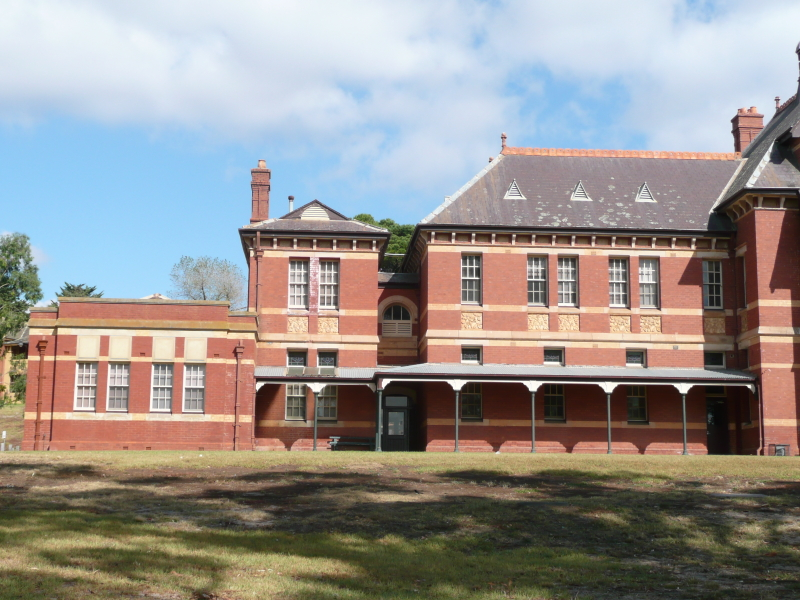
#> input picture stiching/974-1.jpg, 800 x 600 px, given in place of the camera
$ python hsvtrack.py
#> lines starting #> are read from the running program, lines starting #| are printed output that depends on the picture; after the words box and inside, x2 and y2 are one past the last pixel; in counts of white or black regions, pixels touching at a corner belong together
# -*- coding: utf-8 -*-
"""
Created on Tue Jan 24 13:58:35 2017

@author: Admin
"""

import cv2
import numpy as np
#optional argument
def nothing(x):
    pass
cap = cv2.VideoCapture(0)
cv2.namedWindow('image')

#easy assigments
hh='Hue High'
hl='Hue Low'
sh='Saturation High'
sl='Saturation Low'
vh='Value High'
vl='Value Low'

cv2.createTrackbar(hl, 'image',0,179,nothing)
#> slider 'Hue Low' is set to 35
cv2.createTrackbar(hh, 'image',0,179,nothing)
#> slider 'Hue High' is set to 179
cv2.createTrackbar(sl, 'image',0,255,nothing)
#> slider 'Saturation Low' is set to 51
cv2.createTrackbar(sh, 'image',0,255,nothing)
#> slider 'Saturation High' is set to 255
cv2.createTrackbar(vl, 'image',0,255,nothing)
#> slider 'Value Low' is set to 51
cv2.createTrackbar(vh, 'image',0,255,nothing)
#> slider 'Value High' is set to 255

while(1):
    _,frame=cap.read()
#> frame is the input picture: shape (600, 800, 3); mean B, G, R 142.7, 146.1, 151
    # frame = cv2.imshow()
    frame = cv2.resize(frame, None, fx=0.5, fy=0.5, interpolation=cv2.INTER_CUBIC)
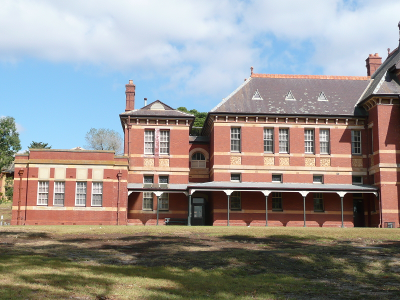
#> frame: shape (300, 400, 3); mean B, G, R 142.7, 146.1, 151
    frame = cv2.GaussianBlur(frame, (5, 5), 0)
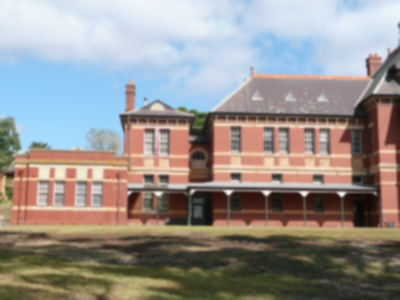
#> frame: shape (300, 400, 3); mean B, G, R 142.7, 146.1, 151
    #convert to HSV from BGR
    hsv = cv2.cvtColor(frame, cv2.COLOR_BGR2HSV)
#> hsv: shape (300, 400, 3); mean H, S, V 54.4, 70.5, 169


    #read trackbar positions for all
    hul=cv2.getTrackbarPos(hl, 'image')
    huh=cv2.getTrackbarPos(hh, 'image')
    sal=cv2.getTrackbarPos(sl, 'image')
    sah=cv2.getTrackbarPos(sh, 'image')
    val=cv2.getTrackbarPos(vl, 'image')
    vah=cv2.getTrackbarPos(vh, 'image')
    #make array for final values

    HSVLOW=np.array([hul,sal,val])
    HSVHIGH=np.array([huh,sah,vah])

    #apply the range on a mask
    mask = cv2.inRange(hsv,HSVLOW, HSVHIGH)
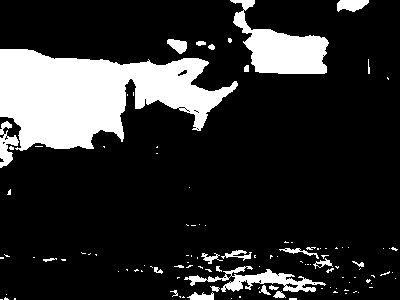
#> mask: shape (300, 400); 17.7% white; 113 white regions (89 under 20 px), largest, box (x1, y1, x2, y2) and area: (0, 49, 238, 151) 14258, (230, 0, 329, 74) 3379, (184, 266, 326, 292) 1281
    res = cv2.bitwise_and(frame,frame, mask =mask)
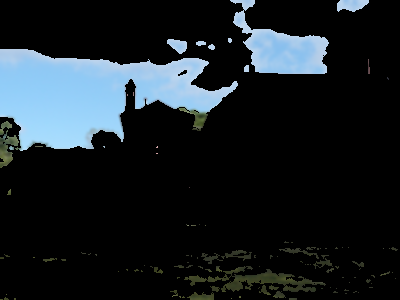
#> res: shape (300, 400, 3); mean B, G, R 37.5, 32.8, 25.8
    res_not = cv2.bitwise_not(res)
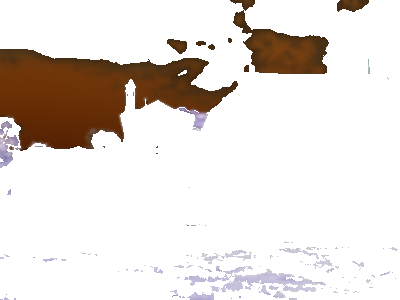
#> res_not: shape (300, 400, 3); mean B, G, R 217.5, 222.2, 229.2
    cv2.imshow('image', res)
    cv2.imshow('yay', frame)
    cv2.imshow('image1', res_not)
    k = cv2.waitKey(50) & 0xFF
#> (key Esc is pressed here)
    if k == 27:
        break

cv2.destroyAllWindows()

$ run again, on stiching/975-1.jpg
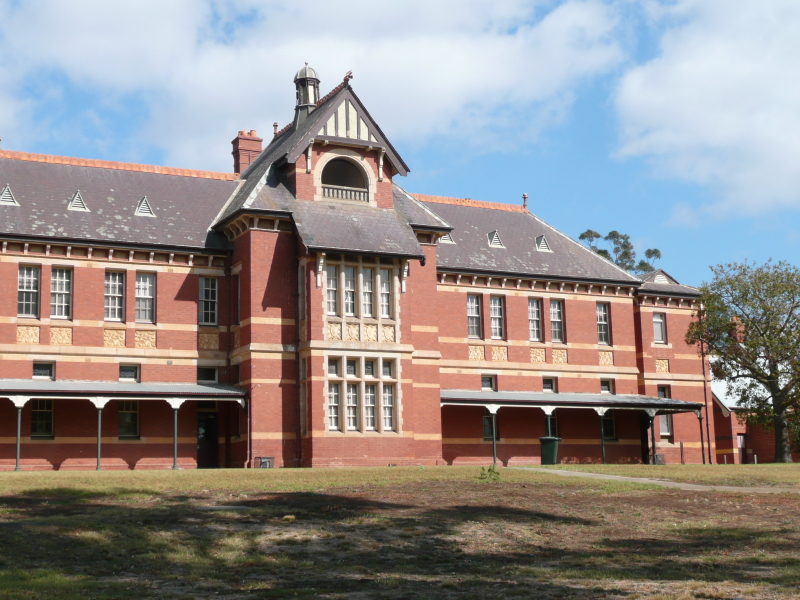
#> input picture stiching/975-1.jpg, 800 x 600 px, given in place of the camera
#> frame is the input picture: shape (600, 800, 3); mean B, G, R 138.5, 139.8, 145.8
#> hsv: shape (300, 400, 3); mean H, S, V 54.6, 67.8, 162.6
#> `mask = cv2.inRange(hsv,HSVLOW, HSVHIGH)`:
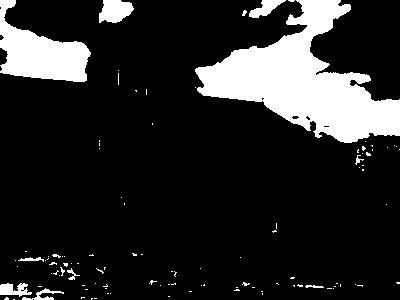
#> mask: shape (300, 400); 15.6% white; 105 white regions (94 under 20 px), largest, box (x1, y1, x2, y2) and area: (195, 0, 400, 143) 12924, (0, 0, 91, 82) 3851, (99, 0, 134, 23) 601
#> `res_not = cv2.bitwise_not(res)`:
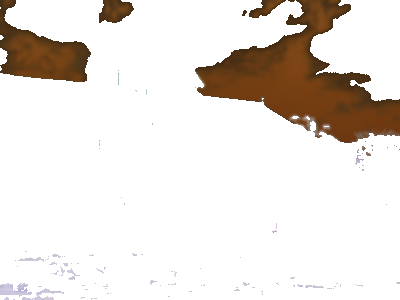
#> res_not: shape (300, 400, 3); mean B, G, R 220.3, 225.6, 231.7

$ run again, on stiching/scottsdale_left_01.png
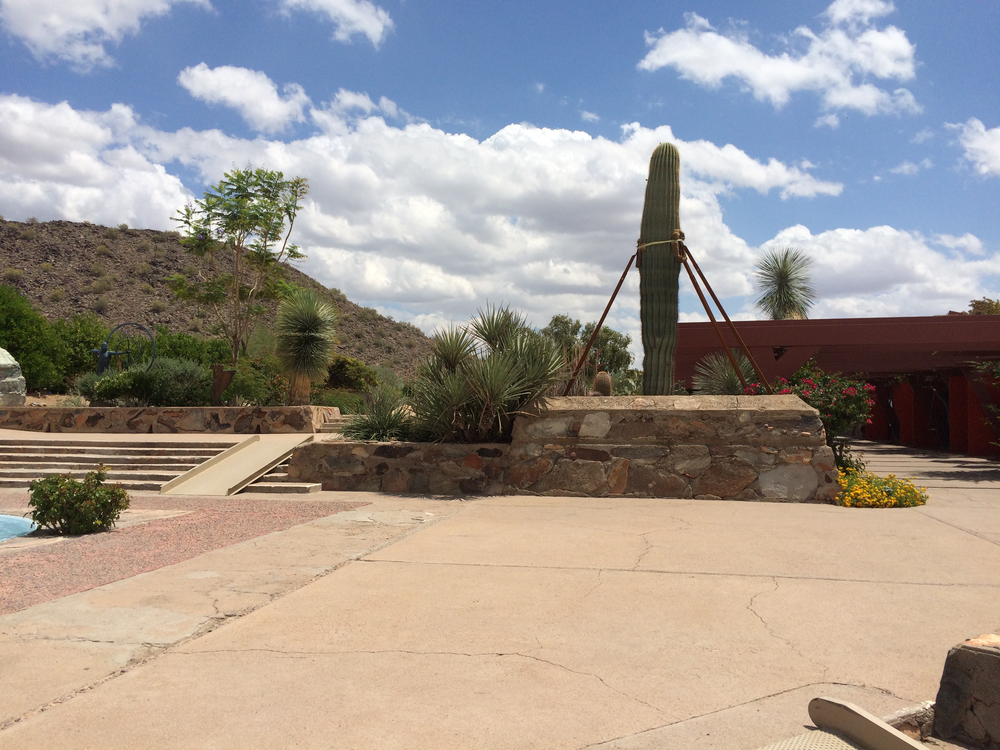
#> input picture stiching/scottsdale_left_01.png, 1000 x 750 px, given in place of the camera
#> frame is the input picture: shape (750, 1000, 3); mean B, G, R 145.5, 151.2, 159.1
#> hsv: shape (375, 500, 3); mean H, S, V 49.1, 72.4, 174.3
#> `mask = cv2.inRange(hsv,HSVLOW, HSVHIGH)`:
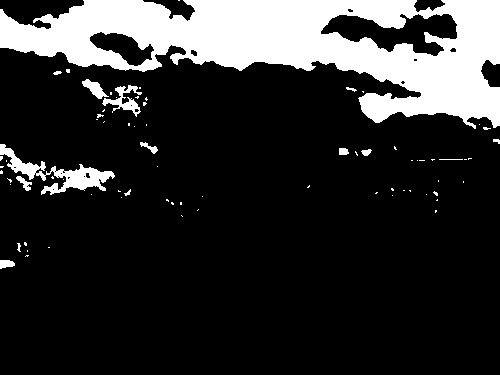
#> mask: shape (375, 500); 18.4% white; 75 white regions (60 under 20 px), largest, box (x1, y1, x2, y2) and area: (0, 0, 500, 129) 31437, (0, 144, 115, 195) 1616, (102, 85, 142, 117) 448
#> `res_not = cv2.bitwise_not(res)`:
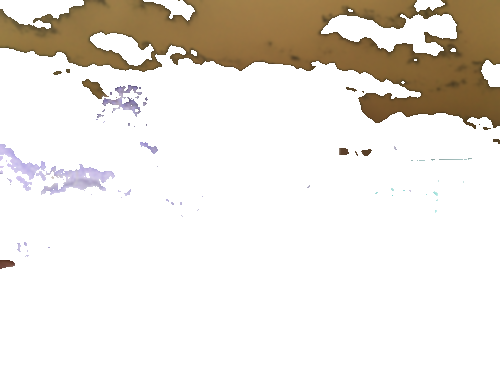
#> res_not: shape (375, 500, 3); mean B, G, R 220.7, 228, 233.2

$ run again, on stiching/scottsdale_right_01.png
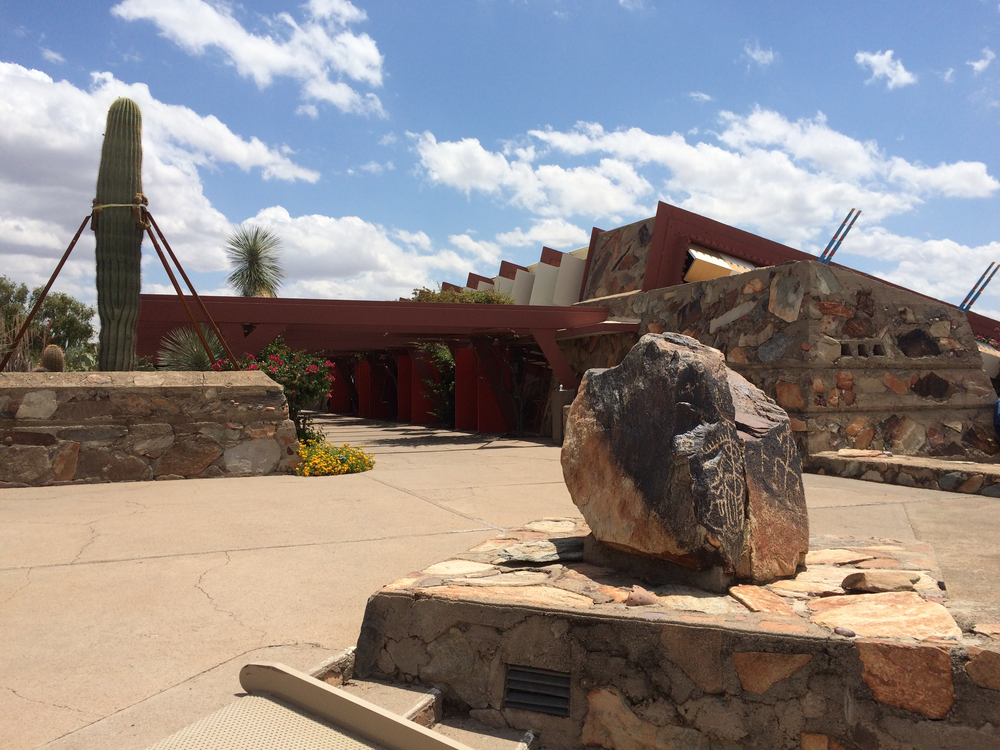
#> input picture stiching/scottsdale_right_01.png, 1000 x 750 px, given in place of the camera
#> frame is the input picture: shape (750, 1000, 3); mean B, G, R 133.5, 135.3, 142.8
#> hsv: shape (375, 500, 3); mean H, S, V 47.9, 77.9, 160.1
#> `mask = cv2.inRange(hsv,HSVLOW, HSVHIGH)`:
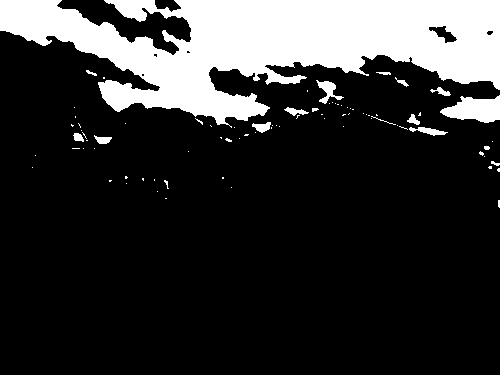
#> mask: shape (375, 500); 19.6% white; 83 white regions (66 under 20 px), largest, box (x1, y1, x2, y2) and area: (0, 0, 500, 128) 34150, (440, 95, 500, 123) 1099, (316, 80, 344, 104) 257
#> `res_not = cv2.bitwise_not(res)`:
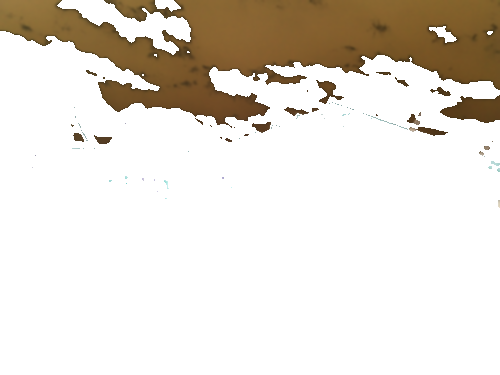
#> res_not: shape (375, 500, 3); mean B, G, R 213.6, 222.4, 228.6
